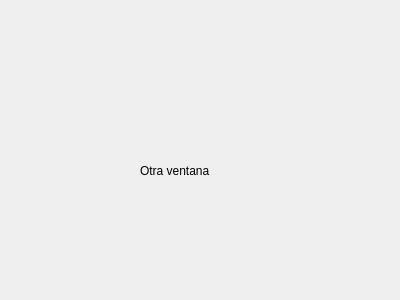
<?xml version="1.0" encoding="UTF-8"?>
<ui version="4.0">
 <class>Form</class>
 <widget class="QWidget" name="Form">
  <property name="geometry">
   <rect>
    <x>0</x>
    <y>0</y>
    <width>400</width>
    <height>300</height>
   </rect>
  </property>
  <property name="windowTitle">
   <string>Form</string>
  </property>
  <widget class="QLabel" name="label">
   <property name="geometry">
    <rect>
     <x>140</x>
     <y>120</y>
     <width>131</width>
     <height>101</height>
    </rect>
   </property>
   <property name="text">
    <string>Otra ventana</string>
   </property>
  </widget>
 </widget>
 <resources/>
 <connections/>
</ui>
